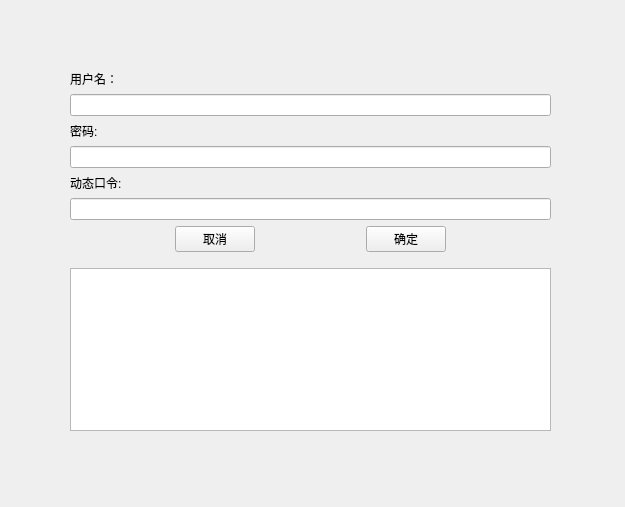
<?xml version="1.0" encoding="UTF-8"?>
<ui version="4.0">
 <class>Form</class>
 <widget class="QWidget" name="Form">
  <property name="geometry">
   <rect>
    <x>0</x>
    <y>0</y>
    <width>625</width>
    <height>507</height>
   </rect>
  </property>
  <property name="windowTitle">
   <string>登录</string>
  </property>
  <widget class="QWidget" name="verticalLayoutWidget">
   <property name="geometry">
    <rect>
     <x>70</x>
     <y>70</y>
     <width>481</width>
     <height>361</height>
    </rect>
   </property>
   <layout class="QVBoxLayout" name="verticalLayout">
    <item>
     <widget class="QLabel" name="label">
      <property name="text">
       <string>用户名：</string>
      </property>
     </widget>
    </item>
    <item>
     <widget class="QLineEdit" name="id"/>
    </item>
    <item>
     <widget class="QLabel" name="label_2">
      <property name="text">
       <string>密码:</string>
      </property>
     </widget>
    </item>
    <item>
     <widget class="QLineEdit" name="key"/>
    </item>
    <item>
     <widget class="QLabel" name="label_3">
      <property name="text">
       <string>动态口令:</string>
      </property>
     </widget>
    </item>
    <item>
     <widget class="QLineEdit" name="token"/>
    </item>
    <item>
     <spacer name="verticalSpacer">
      <property name="orientation">
       <enum>Qt::Vertical</enum>
      </property>
      <property name="sizeHint" stdset="0">
       <size>
        <width>20</width>
        <height>20</height>
       </size>
      </property>
     </spacer>
    </item>
    <item>
     <layout class="QHBoxLayout" name="horizontalLayout">
      <item>
       <spacer name="horizontalSpacer_2">
        <property name="orientation">
         <enum>Qt::Horizontal</enum>
        </property>
        <property name="sizeHint" stdset="0">
         <size>
          <width>40</width>
          <height>20</height>
         </size>
        </property>
       </spacer>
      </item>
      <item>
       <widget class="QPushButton" name="ButtonNO">
        <property name="text">
         <string>取消</string>
        </property>
       </widget>
      </item>
      <item>
       <spacer name="horizontalSpacer">
        <property name="orientation">
         <enum>Qt::Horizontal</enum>
        </property>
        <property name="sizeHint" stdset="0">
         <size>
          <width>40</width>
          <height>20</height>
         </size>
        </property>
       </spacer>
      </item>
      <item>
       <widget class="QPushButton" name="ButtonOK">
        <property name="text">
         <string>确定</string>
        </property>
       </widget>
      </item>
      <item>
       <layout class="QVBoxLayout" name="verticalLayout_2">
        <item>
         <spacer name="horizontalSpacer_3">
          <property name="orientation">
           <enum>Qt::Horizontal</enum>
          </property>
          <property name="sizeHint" stdset="0">
           <size>
            <width>40</width>
            <height>20</height>
           </size>
          </property>
         </spacer>
        </item>
       </layout>
      </item>
     </layout>
    </item>
    <item>
     <spacer name="verticalSpacer_2">
      <property name="orientation">
       <enum>Qt::Vertical</enum>
      </property>
      <property name="sizeHint" stdset="0">
       <size>
        <width>20</width>
        <height>40</height>
       </size>
      </property>
     </spacer>
    </item>
    <item>
     <widget class="QTextEdit" name="textEdit"/>
    </item>
   </layout>
  </widget>
 </widget>
 <resources/>
 <connections/>
</ui>
